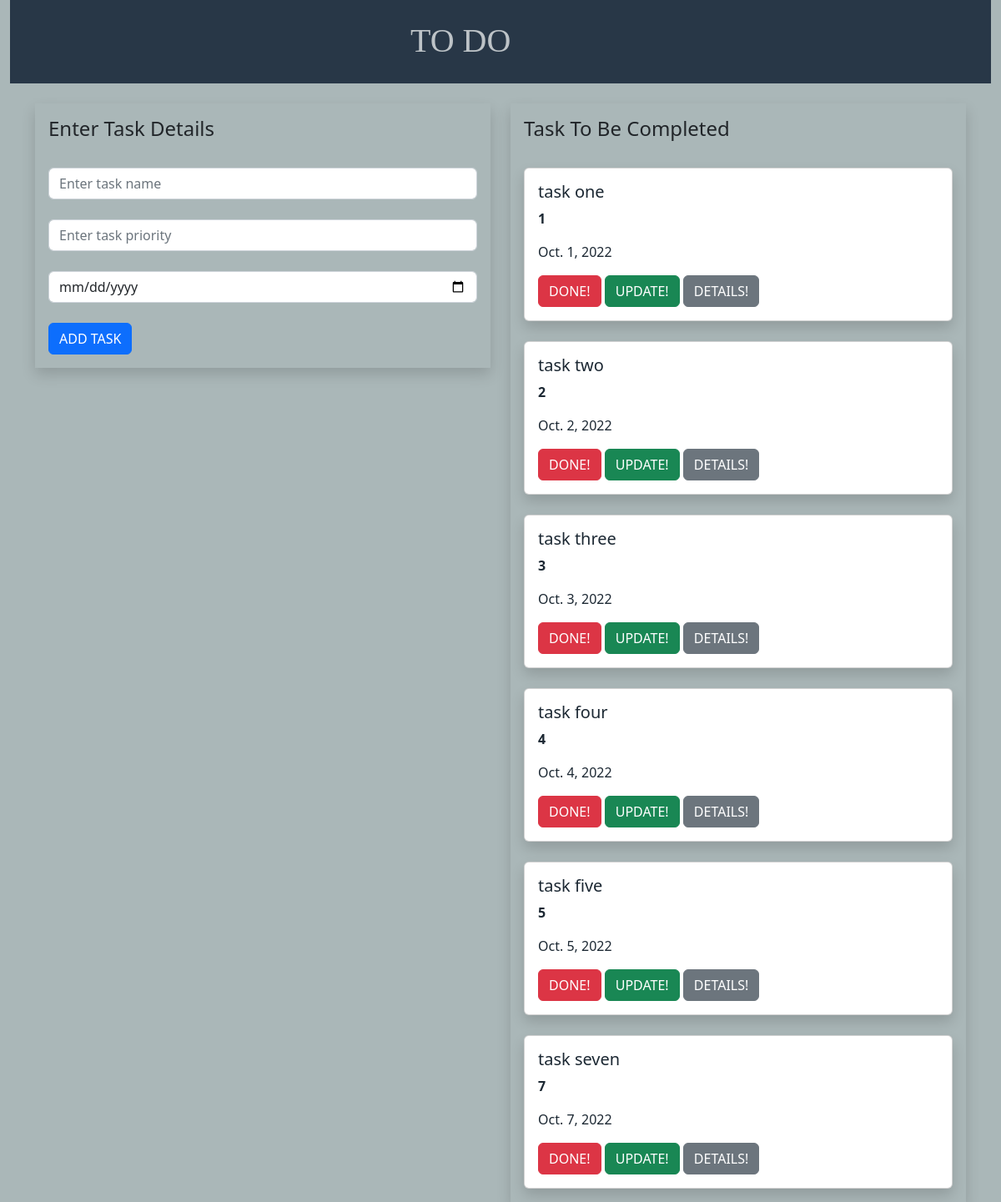
The page / on the database its author committed.
### todoapp/models.py (models this page shows, shortened)
class task(models.Model):
    name=models.CharField(max_length=250)
    priority=models.IntegerField()
    date=models.DateField()

### todoapp/views.py (the view)
# urls.py: path('', views.add, name ='index'),
def add(request):
    tsk1 = task.objects.all()
    if request.method=="POST":
        name=request.POST.get('task','')
        priority = request.POST.get('priority','')
        date=request.POST.get('date','')
        tsk=task(name=name,priority=priority,date=date)
        tsk.save()
    return render(request,'home.html',{'tasks':tsk1})

### templates/home.html
{% extends 'base.html' %}
{% block content %}
<div class="container-fluid">
    <div class="row">
        <div class="col-md-12">
            <div class="banner">
                <div class="banner-text">
                    <h1>TO DO</h1>
                </div>
            </div>
        </div>
    </div>
</div>
<div class="container">
    <div class="row">
        <div class="col-md-6"><br>
            <form  method="post" class="p-3 shadow">{% csrf_token %}
                <h4>Enter Task Details</h4><br>
                <div class="form-group">
                    <input class="form-control" type="text" name="task" placeholder="Enter task name"> <br>
                </div>
                <div class="form-group">
                   <input class="form-control" type="text" name="priority" placeholder="Enter task priority"> <br>
                </div>
                 <div class="form-group">
                   <input class="form-control" type="date" name="date" placeholder="Enter Date"> <br>
                </div>
                <div class="form-group">
                     <button type="submit" class="btn btn-primary">ADD TASK</button>
                </div>
            </form>
        </div>
        <div class="col-md-6"><br>
            <div class="p-3 shadow">
                <h4>Task To Be Completed</h4>{% for i in tasks %}<br>
                <div class="shadow card">
                    <div class="card-body">
                        <h5 class="card-title">{{i.name}}</h5>
                        <p><b>{{i.priority}}</b></p>
                        <p>{{i.date}}</p>
                        <a class="btn btn-danger" href="{% url 'delete' i.id %}">DONE!</a>
                        <a class="btn btn-success" href="{% url 'update' i.id %}">UPDATE!</a>
                        <a class="btn btn-secondary" href="{% url 'detailview' i.id %}">DETAILS!</a>
                    </div>
                </div>{% endfor %}
            </div>
        </div>
    </div>
</div>
{% endblock %}

### templates/base.html (shortened to what this page needs)
{% load static %}
<!DOCTYPE html>
<html lang="en">
<head>
    <link rel="stylesheet" href="https://cdn.jsdelivr.net/npm/bootstrap@5.2.2/dist/css/bootstrap.min.css">
    <link rel="stylesheet" href="{% static 'style.css' %}">
</head>
<body>
{% block content %}
{% endblock %}
</body>
</html>

### static/style.css (style rules this page uses)
body { width:100%; height:100%; background-color:#AAB7B8; }
.banner { background-color:#283747; width:100%; height:100px }
.banner-text { margin-top: 25px; margin-left: 40%; color:#BDC3C7; font-family: cursive; position:absolute; font-size: 50px; }
.card-body { color:#1C2833; }

### rows shown on the page
task: name "task one", priority "1", date "Oct. 1, 2022"
task: name "task two", priority "2", date "Oct. 2, 2022"
task: name "task three", priority "3", date "Oct. 3, 2022"
task: name "task four", priority "4", date "Oct. 4, 2022"
task: name "task five", priority "5", date "Oct. 5, 2022"
task: name "task seven", priority "7", date "Oct. 7, 2022"
